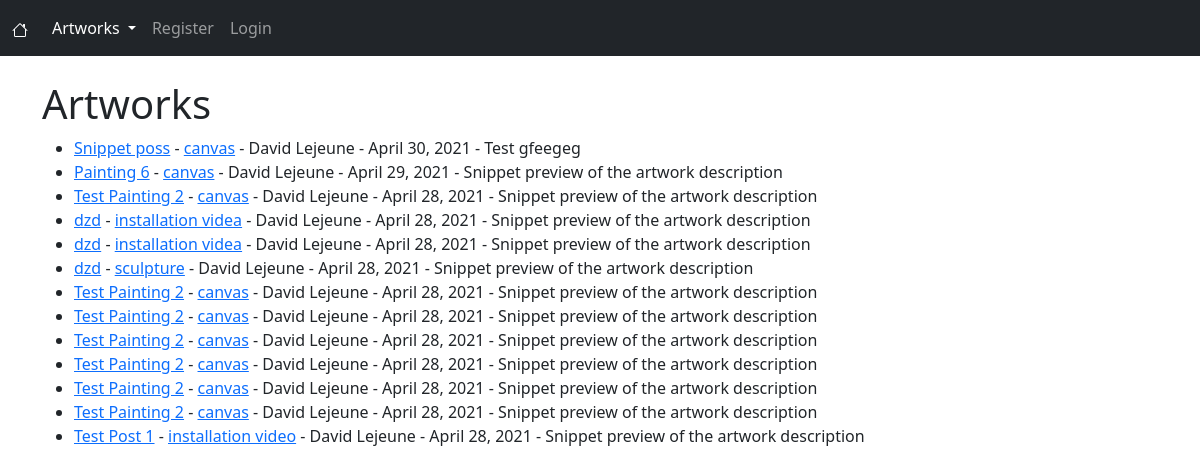
The app's page /artworks/ with its own data.
### artworks/models.py (models this page shows, shortened)
class Artwork(models.Model):
    title = models.CharField(max_length=255)
    title_tag = models.CharField(max_length=255)
    author = models.ForeignKey(User, on_delete=models.CASCADE)
    body = RichTextField(blank=True, null=True)
    snippet = models.CharField(max_length=255)
    artwork_date = models.DateField(auto_now_add=True)
    category = models.CharField(max_length=255, default='No category')
    likes = models.ManyToManyField(User, related_name='artwork_post')

### artworks/views.py (the view)
# urls.py: path('artworks/', ArtworkView.as_view(), name="artworks"),
class ArtworkView(ListView):
    model = Artwork
    template_name = 'artworks.html'
    ordering = ['-artwork_date']
    def get_context_data(self, *args, **kwargs):
        cat_menu = Category.objects.all()
        context = super(ArtworkView, self).get_context_data(*args, **kwargs)
        context["cat_menu"] = cat_menu
        return context

### artworks/models.py (called while the page is built)
    def __str__(self):
        return self.name

### artworks/templates/artworks.html (shortened to what this page needs)
{% extends 'base.html' %}
{% block content %}
<h1>Artworks</h1>
<ul>
    {% for artwork in object_list %}
        <li><a href="{% url 'artwork-detail' artwork.pk %}">{{ artwork.title }}</a> -
            <a href="{% url 'category' artwork.category|slugify %}">{{ artwork.category}}</a> -
            {{ artwork.author.first_name }} {{ artwork.author.last_name }} - {{ artwork.artwork_date }} -
            {{ artwork.snippet }}
        </li>
    {% endfor %}
</ul>
{% endblock %}

### records on screen
Artwork: title "Snippet poss", category "canvas", author.first_name "David", author.last_name "Lejeune", artwork_date "April 30, 2021", snippet "Test gfeegeg"
Artwork: title "Painting 6", category "canvas", author.first_name "David", author.last_name "Lejeune", artwork_date "April 29, 2021", snippet "Snippet preview of the artwork description"
Artwork: title "Test Painting 2", category "canvas", author.first_name "David", author.last_name "Lejeune", artwork_date "April 28, 2021", snippet "Snippet preview of the artwork description"
Artwork: title "dzd", category "installation videa", author.first_name "David", author.last_name "Lejeune", artwork_date "April 28, 2021", snippet "Snippet preview of the artwork description"
Artwork: title "dzd", category "installation videa", author.first_name "David", author.last_name "Lejeune", artwork_date "April 28, 2021", snippet "Snippet preview of the artwork description"
Artwork: title "dzd", category "sculpture", author.first_name "David", author.last_name "Lejeune", artwork_date "April 28, 2021", snippet "Snippet preview of the artwork description"
Artwork: title "Test Painting 2", category "canvas", author.first_name "David", author.last_name "Lejeune", artwork_date "April 28, 2021", snippet "Snippet preview of the artwork description"
Artwork: title "Test Painting 2", category "canvas", author.first_name "David", author.last_name "Lejeune", artwork_date "April 28, 2021", snippet "Snippet preview of the artwork description"
Artwork: title "Test Painting 2", category "canvas", author.first_name "David", author.last_name "Lejeune", artwork_date "April 28, 2021", snippet "Snippet preview of the artwork description"
Artwork: title "Test Painting 2", category "canvas", author.first_name "David", author.last_name "Lejeune", artwork_date "April 28, 2021", snippet "Snippet preview of the artwork description"
Artwork: title "Test Painting 2", category "canvas", author.first_name "David", author.last_name "Lejeune", artwork_date "April 28, 2021", snippet "Snippet preview of the artwork description"
Artwork: title "Test Painting 2", category "canvas", author.first_name "David", author.last_name "Lejeune", artwork_date "April 28, 2021", snippet "Snippet preview of the artwork description"
Artwork: title "Test Post 1", category "installation video", author.first_name "David", author.last_name "Lejeune", artwork_date "April 28, 2021", snippet "Snippet preview of the artwork description"
